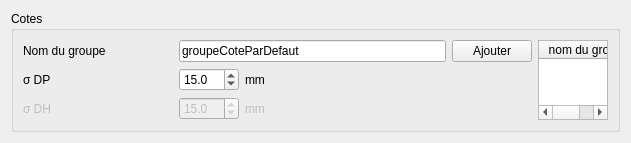
          <widget class="QWidget" name="toolBox_2Page4">
           <property name="geometry">
            <rect>
             <x>0</x>
             <y>0</y>
             <width>621</width>
             <height>139</height>
            </rect>
           </property>
           <attribute name="label">
            <string>Mesures simples</string>
           </attribute>
           <layout class="QGridLayout" name="gridLayout_22">
            <item row="0" column="0">
             <widget class="QGroupBox" name="groupBox_7">
              <property name="title">
               <string>Cotes</string>
              </property>
              <layout class="QHBoxLayout" name="horizontalLayout_5">
               <item>
                <layout class="QGridLayout" name="gridLayout_4" columnminimumwidth="150,60,201,0">
                 <item row="0" column="0">
                  <widget class="QLabel" name="label_36">
                   <property name="text">
                    <string>Nom du groupe</string>
                   </property>
                  </widget>
                 </item>
                 <item row="1" column="0">
                  <widget class="QLabel" name="label_37">
                   <property name="text">
                    <string>σ DP</string>
                   </property>
                  </widget>
                 </item>
                 <item row="0" column="3">
                  <widget class="QPushButton" name="addGroupeCote">
                   <property name="styleSheet">
                    <string notr="true">font: 8pt &quot;MS Shell Dlg 2&quot;;</string>
                   </property>
                   <property name="text">
                    <string>Ajouter</string>
                   </property>
                  </widget>
                 </item>
                 <item row="0" column="1" colspan="2">
                  <widget class="QLineEdit" name="nomGroupeCote">
                   <property name="text">
                    <string>groupeCoteParDefaut</string>
                   </property>
                  </widget>
                 </item>
                 <item row="2" column="0">
                  <widget class="QLabel" name="label_39">
                   <property name="enabled">
                    <bool>false</bool>
                   </property>
                   <property name="text">
                    <string>σ DH</string>
                   </property>
                  </widget>
                 </item>
                 <item row="1" column="2">
                  <widget class="QLabel" name="label_38">
                   <property name="text">
                    <string>mm</string>
                   </property>
                  </widget>
                 </item>
                 <item row="1" column="1">
                  <widget class="QDoubleSpinBox" name="coteSigmaDP">
                   <property name="decimals">
                    <number>1</number>
                   </property>
                   <property name="maximum">
                    <double>100.000000000000000</double>
                   </property>
                   <property name="singleStep">
                    <double>1.000000000000000</double>
                   </property>
                   <property name="value">
                    <double>15.000000000000000</double>
                   </property>
                  </widget>
                 </item>
                 <item row="2" column="2">
                  <widget class="QLabel" name="label_40">
                   <property name="enabled">
                    <bool>false</bool>
                   </property>
                   <property name="text">
                    <string>mm</string>
                   </property>
                  </widget>
                 </item>
                 <item row="2" column="1">
                  <widget class="QDoubleSpinBox" name="coteSigmaDH">
                   <property name="enabled">
                    <bool>false</bool>
                   </property>
                   <property name="decimals">
                    <number>1</number>
                   </property>
                   <property name="maximum">
                    <double>100.000000000000000</double>
                   </property>
                   <property name="singleStep">
                    <double>1.000000000000000</double>
                   </property>
                   <property name="value">
                    <double>15.000000000000000</double>
                   </property>
                  </widget>
                 </item>
                 <item row="1" column="3">
                  <spacer name="horizontalSpacer_9">
                   <property name="orientation">
                    <enum>Qt::Horizontal</enum>
                   </property>
                   <property name="sizeType">
                    <enum>QSizePolicy::Maximum</enum>
                   </property>
                   <property name="sizeHint" stdset="0">
                    <size>
                     <width>100</width>
                     <height>20</height>
                    </size>
                   </property>
                  </spacer>
                 </item>
                 <item row="3" column="0">
                  <spacer name="verticalSpacer_12">
                   <property name="orientation">
                    <enum>Qt::Vertical</enum>
                   </property>
                   <property name="sizeHint" stdset="0">
                    <size>
                     <width>20</width>
                     <height>40</height>
                    </size>
                   </property>
                  </spacer>
                 </item>
                </layout>
               </item>
               <item>
                <widget class="QTableWidget" name="tableWidgetMesSimple">
                 <property name="styleSheet">
                  <string notr="true">font: 8pt &quot;MS Shell Dlg 2&quot;;</string>
                 </property>
                 <property name="editTriggers">
                  <set>QAbstractItemView::AnyKeyPressed|QAbstractItemView::DoubleClicked|QAbstractItemView::EditKeyPressed|QAbstractItemView::SelectedClicked</set>
                 </property>
                 <attribute name="verticalHeaderVisible">
                  <bool>false</bool>
                 </attribute>
                 <column>
                  <property name="text">
                   <string>nom du groupe</string>
                  </property>
                 </column>
                 <column>
                  <property name="text">
                   <string>σ DP [mm] </string>
                  </property>
                 </column>
                 <column>
                  <property name="text">
                   <string>σ DH [mm]</string>
                  </property>
                 </column>
                </widget>
               </item>
              </layout>
             </widget>
            </item>
            <item row="1" column="0">
             <spacer name="verticalSpacer_4">
              <property name="orientation">
               <enum>Qt::Vertical</enum>
              </property>
              <property name="sizeType">
               <enum>QSizePolicy::Expanding</enum>
              </property>
              <property name="sizeHint" stdset="0">
               <size>
                <width>20</width>
                <height>400</height>
               </size>
              </property>
             </spacer>
            </item>
           </layout>
          </widget>
